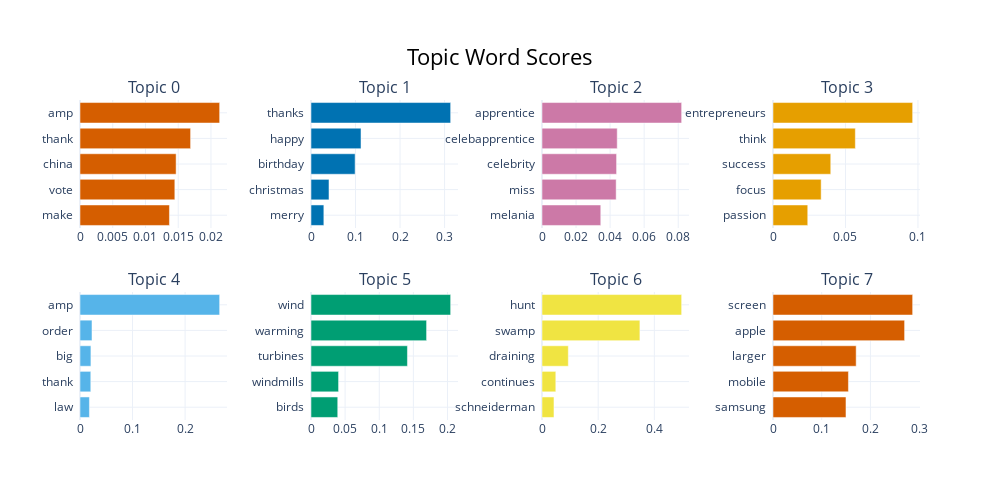

Notebook code for this chart:
### Code cell
topic_model.visualize_barchart()

### Figure 1 — Plotly figure (JSON) as saved in the notebook; plotly's stock layout.template omitted (floating-point values rounded to 4 significant figures)
{"data": [{"marker": {"color": "#D55E00"}, "orientation": "h", "type": "bar", "x": [0.01366, 0.01448, 0.01468, 0.01689, 0.02132], "xaxis": "x", "y": ["make  ", "vote  ", "china  ", "thank  ", "amp  "], "yaxis": "y"}, {"marker": {"color": "#0072B2"}, "orientation": "h", "type": "bar", "x": [0.02886, 0.04039, 0.09907, 0.1123, 0.3136], "xaxis": "x2", "y": ["merry  ", "christmas  ", "birthday  ", "happy  ", "thanks  "], "yaxis": "y2"}, {"marker": {"color": "#CC79A7"}, "orientation": "h", "type": "bar", "x": [0.03451, 0.04355, 0.0438, 0.04418, 0.08201], "xaxis": "x3", "y": ["melania  ", "miss  ", "celebrity  ", "celebapprentice  ", "apprentice  "], "yaxis": "y3"}, {"marker": {"color": "#E69F00"}, "orientation": "h", "type": "bar", "x": [0.02397, 0.03322, 0.03983, 0.05679, 0.09633], "xaxis": "x4", "y": ["passion  ", "focus  ", "success  ", "think  ", "entrepreneurs  "], "yaxis": "y4"}, {"marker": {"color": "#56B4E9"}, "orientation": "h", "type": "bar", "x": [0.01792, 0.02053, 0.02079, 0.02282, 0.2658], "xaxis": "x5", "y": ["law  ", "thank  ", "big  ", "order  ", "amp  "], "yaxis": "y5"}, {"marker": {"color": "#009E73"}, "orientation": "h", "type": "bar", "x": [0.03918, 0.0404, 0.1413, 0.1694, 0.2046], "xaxis": "x6", "y": ["birds  ", "windmills  ", "turbines  ", "warming  ", "wind  "], "yaxis": "y6"}, {"marker": {"color": "#F0E442"}, "orientation": "h", "type": "bar", "x": [0.04262, 0.04915, 0.09366, 0.3485, 0.4972], "xaxis": "x7", "y": ["schneiderman  ", "continues  ", "draining  ", "swamp  ", "hunt  "], "yaxis": "y7"}, {"marker": {"color": "#D55E00"}, "orientation": "h", "type": "bar", "x": [0.1498, 0.1549, 0.1708, 0.2702, 0.2867], "xaxis": "x8", "y": ["samsung  ", "mobile  ", "larger  ", "apple  ", "screen  "], "yaxis": "y8"}], "layout": {"annotations": [{"font": {"size": 16}, "showarrow": false, "text": "Topic 0", "x": 0.0875, "xanchor": "center", "xref": "paper", "y": 1, "yanchor": "bottom", "yref": "paper"}, {"font": {"size": 16}, "showarrow": false, "text": "Topic 1", "x": 0.3625, "xanchor": "center", "xref": "paper", "y": 1, "yanchor": "bottom", "yref": "paper"}, {"font": {"size": 16}, "showarrow": false, "text": "Topic 2", "x": 0.6375, "xanchor": "center", "xref": "paper", "y": 1, "yanchor": "bottom", "yref": "paper"}, {"font": {"size": 16}, "showarrow": false, "text": "Topic 3", "x": 0.9125, "xanchor": "center", "xref": "paper", "y": 1, "yanchor": "bottom", "yref": "paper"}, {"font": {"size": 16}, "showarrow": false, "text": "Topic 4", "x": 0.0875, "xanchor": "center", "xref": "paper", "y": 0.4, "yanchor": "bottom", "yref": "paper"}, {"font": {"size": 16}, "showarrow": false, "text": "Topic 5", "x": 0.3625, "xanchor": "center", "xref": "paper", "y": 0.4, "yanchor": "bottom", "yref": "paper"}, {"font": {"size": 16}, "showarrow": false, "text": "Topic 6", "x": 0.6375, "xanchor": "center", "xref": "paper", "y": 0.4, "yanchor": "bottom", "yref": "paper"}, {"font": {"size": 16}, "showarrow": false, "text": "Topic 7", "x": 0.9125, "xanchor": "center", "xref": "paper", "y": 0.4, "yanchor": "bottom", "yref": "paper"}], "height": 500, "hoverlabel": {"bgcolor": "white", "font": {"family": "Rockwell", "size": 16}}, "showlegend": false, "title": {"font": {"color": "Black", "size": 22}, "text": "Topic Word Scores", "x": 0.5, "xanchor": "center", "yanchor": "top"}, "width": 1000, "xaxis": {"anchor": "y", "domain": [0, 0.175], "showgrid": true}, "xaxis2": {"anchor": "y2", "domain": [0.275, 0.45], "showgrid": true}, "xaxis3": {"anchor": "y3", "domain": [0.55, 0.725], "showgrid": true}, "xaxis4": {"anchor": "y4", "domain": [0.825, 1], "showgrid": true}, "xaxis5": {"anchor": "y5", "domain": [0, 0.175], "showgrid": true}, "xaxis6": {"anchor": "y6", "domain": [0.275, 0.45], "showgrid": true}, "xaxis7": {"anchor": "y7", "domain": [0.55, 0.725], "showgrid": true}, "xaxis8": {"anchor": "y8", "domain": [0.825, 1], "showgrid": true}, "yaxis": {"anchor": "x", "domain": [0.6, 1], "showgrid": true}, "yaxis2": {"anchor": "x2", "domain": [0.6, 1], "showgrid": true}, "yaxis3": {"anchor": "x3", "domain": [0.6, 1], "showgrid": true}, "yaxis4": {"anchor": "x4", "domain": [0.6, 1], "showgrid": true}, "yaxis5": {"anchor": "x5", "domain": [0, 0.4], "showgrid": true}, "yaxis6": {"anchor": "x6", "domain": [0, 0.4], "showgrid": true}, "yaxis7": {"anchor": "x7", "domain": [0, 0.4], "showgrid": true}, "yaxis8": {"anchor": "x8", "domain": [0, 0.4], "showgrid": true}}}
